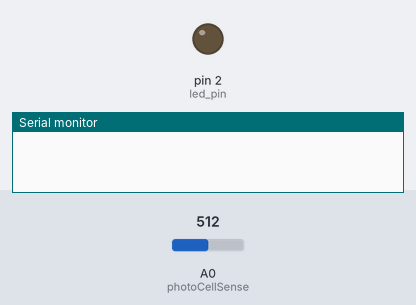
This sketch was run on a simulated Arduino Micro, built with avr-gcc and run on an emulated ATmega32U4. Parts: output pins drawn as LEDs (lit = HIGH), the last lines printed to the serial monitor. Inputs (shaded band) come from the test bench; at power-on: A0 (photoCellSense) = 512. Random numbers use the default seed unless the sketch sets one; USB keyboard and mouse output is not drawn; pins used as bus, display or sensor lines are not drawn.

Above: at 0.1 s.
At 10.1 s:
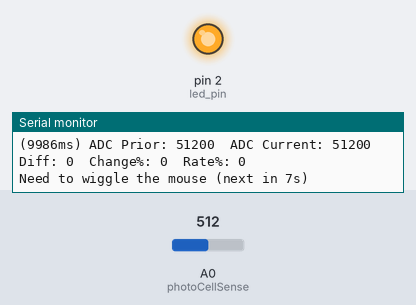
Timing chart, 0 to 11.6 s (numbered marks = the images above):
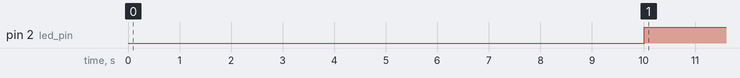

Measured:
- by itself, pin 2 (led_pin): LOW → HIGH at 10.0 s

The sketch:

MouseWiggler.ino
```cpp
/*
  Mouse Wiggler - Anti Screen Saver

  This circuit uses the HID function of a Arduino "Micro Pro" to block screen savers,
  when the room light is on. So that when the room light is off the screen saver
  is allowed.

  In general the Micro Pro sends out a mouse movement periodically of the lowest
  increament (1) and immediately followed by its negative (-1), as not to be noticable
  by a user, but prevent the screen saver from activating.

  A voltage divider using a 2.2K resistor and a Photo Cell. See the attached Schematic
  and Layout drives the Analog Input that is smoothed (averaged). The system uses a
  rate-of-change detection algorithm to distinguish between sudden changes (light switch)
  and gradual changes (sunrise/sunset/clouds). Only sudden changes above a threshold
  trigger wiggle enable/disable, while gradual ambient light changes are ignored.

  The circuit:
  - 2.2K Resistor attached between digital pin D5 to A0.
  - CDS (photo cell) attached between analog pin A0 and digital pin 15
  - (Optional) LED between D2 and GND. On indicates light is present. Off is no light.

  created 31 Aug 2019
  by Michael P. Flaga

  disclaimer:
  The use of this software is done at your own discretion and risk and with agreement that
  you will be solely responsible for any damage to your computer system or loss of data that
  results from such activities. You are solely responsible for adequate protection, security
  and backup of data and equipment used in connection with any of this software, and we will
  not be liable for any damages that you may suffer in connection with using, modifying or
  distributing any of this software.
*/

#include <TimerOne.h>
#include <TimerThree.h>
#include "Mouse.h"

// Hardware Pin Definitions
/** @brief VCC pin for photocell voltage divider */
#define photoCellVCC       A1

/** @brief Analog input pin connected to photocell sense point */
#define photoCellSense     A0

/** @brief Ground pin for photocell voltage divider */
#define photoCellGND       15

/** @brief LED indicator pin (HIGH when light detected, LOW when dark) */
#define led_pin             2

// Detection Algorithm Parameters
/**
 * @brief Percentage change threshold for detecting sudden light changes
 * @details Light changes exceeding this percentage are considered significant.
 *          Typical value: 15% for distinguishing room lights from ambient changes.
 */
#define SUDDEN_CHANGE_THRESHOLD  15

/**
 * @brief Rate of change threshold (percent per sample period)
 * @details Used to distinguish sudden changes (light switch) from gradual changes (sunset/sunrise).
 *          Changes faster than this rate trigger wiggle state changes.
 *          Typical value: 5% per sample period.
 */
#define CHANGE_RATE_THRESHOLD    5

// Timing and Buffer Configuration
/** @brief Base period in seconds between mouse wiggle movements */
#define wigglePeriod       10

/** @brief Maximum random variation in wiggle period (±seconds) */
#define wigglePeriodVariation  3

/** @brief Size of circular buffer for averaging ADC samples */
#define SizeOfAnalogArray 100

/** @brief Number of historical averages tracked for rate-of-change detection */
#define HISTORY_SIZE        5

// Global Variables - ADC Sampling
/** @brief Circular buffer storing raw ADC readings from photocell */
unsigned int AnalogArray[SizeOfAnalogArray];

/** @brief Current write position in the AnalogArray circular buffer */
unsigned int AnalogArrayPosition = 0;

// Global Variables - Light Detection State
/** @brief Current light status (true = light detected, false = dark) */
bool        lightStatus = true;

/** @brief Previous sum of ADC values, used for change detection */
signed long priorSum;

/** @brief Circular buffer of recent sum values for rate-of-change calculation */
signed long sumHistory[HISTORY_SIZE];

/** @brief Current write position in the sumHistory circular buffer */
unsigned int historyPosition = 0;

/** @brief Flag indicating if sumHistory buffer has been filled at least once */
bool         historyFilled = false;

// Global Variables - Timing
/** @brief Counter tracking seconds for wiggle timing */
int         wiggleSec = 0;

/** @brief Next wiggle time with random variation to evade detection */
int         nextWiggleTime = wigglePeriod;

/**
 * @brief Arduino setup function - initializes hardware and starts timers
 * @details Configures GPIO pins for photocell voltage divider, initializes
 *          sampling buffers, and starts interrupt-driven data collection.
 */
void setup()
{
  // Configure photocell voltage divider pins
  digitalWrite(photoCellGND, LOW);
  pinMode(photoCellGND, OUTPUT);

  pinMode(photoCellSense, INPUT);

  digitalWrite(photoCellVCC, HIGH);
  pinMode(photoCellVCC, OUTPUT);

  // Configure LED indicator
  digitalWrite(led_pin, LOW);
  pinMode(led_pin, OUTPUT);

  // Pre-fill analog sample buffer to ensure stable initial average
  for (int counter = 0 ; counter < SizeOfAnalogArray ; counter++)
    AnalogArray[counter++] = analogRead(photoCellSense);

  // Calculate initial sum and populate history buffer
  signed long initialSum = 0;
  for (int counter = 0 ; counter < SizeOfAnalogArray ; counter++)
    initialSum += (signed long) AnalogArray[counter];

  for (int i = 0; i < HISTORY_SIZE; i++)
    sumHistory[i] = initialSum;

  priorSum = initialSum;

  // Initialize random seed using ADC noise from unconnected pin
  randomSeed(analogRead(A2) + analogRead(A3) + millis());

  // Setup Timer1 for ADC sampling at 100 Hz (100 samples per second)
  Timer1.initialize((1 * 1000000 /*1uS*/) / SizeOfAnalogArray);
  Timer1.attachInterrupt(readAnalogIntoArray);

  // Setup Timer3 for 1-second interrupt (wiggle timing)
  // Note: max timer interval is 8388480 or 8.3s
  // See https://playground.arduino.cc/Code/Timer1/
  Timer3.initialize(1000000 /*1uS*/);
  Timer3.attachInterrupt(sendWiggle);

  // Initialize serial communication for debugging
  Serial.begin(115200);
  // Uncomment below to wait for serial connection before continuing
  //   while (!Serial) {
  //    ; // wait for serial port to connect. Needed for native USB port only
  //  }

  // Initialize USB HID mouse interface
  Mouse.begin();
}

/**
 * @brief Timer1 ISR - reads ADC values and performs light change detection
 * @details Called by Timer1 interrupt at 100 Hz to continuously sample photocell.
 *          When buffer fills (every 1 second), analyzes light changes using
 *          dual-criteria algorithm to distinguish sudden vs gradual changes.
 *
 * Algorithm:
 * - Maintains circular buffer of ADC readings for noise averaging
 * - Calculates percentage change from previous reading
 * - Calculates rate of change over HISTORY_SIZE samples
 * - Triggers light state change only if BOTH criteria met:
 *   1. Magnitude: |percentChange| > SUDDEN_CHANGE_THRESHOLD
 *   2. Rate: |rateOfChange| > CHANGE_RATE_THRESHOLD
 *
 * This dual-criteria approach filters out:
 * - Gradual changes: sunrise, sunset, cloud movement (high magnitude, low rate)
 * - Noise: random fluctuations (low magnitude)
 *
 * While responding to:
 * - Light switch on/off (high magnitude, high rate)
 */
void readAnalogIntoArray(void)
{
  // Sample photocell and advance circular buffer position
  AnalogArray[AnalogArrayPosition++] = analogRead(photoCellSense);

  // Wrap buffer position and check if complete cycle finished
  AnalogArrayPosition = AnalogArrayPosition % SizeOfAnalogArray;

  // Process detection algorithm when buffer wraps (once per second)
  if (!AnalogArrayPosition)
  {
    String toSerial = "";

    // Calculate sum of all samples for averaging
    signed long sum = 0;
    for (int counter = 0 ; counter < SizeOfAnalogArray ; counter++)
      sum += (signed long) AnalogArray[counter];

    // Compute immediate percentage change from previous measurement
    signed long diff = sum - priorSum;
    signed long percentChange = (diff * 100) / priorSum;

    // Compute rate of change over history window
    // This distinguishes sudden changes (light switch) from gradual (sunset/sunrise)
    signed long oldestSum = sumHistory[historyPosition];
    signed long totalDiff = sum - oldestSum;
    signed long rateOfChange = (totalDiff * 100) / (oldestSum * HISTORY_SIZE);

    // Update history circular buffer with current sum
    sumHistory[historyPosition] = sum;
    historyPosition = (historyPosition + 1) % HISTORY_SIZE;
    if (historyPosition == 0)
      historyFilled = true;

    // Build diagnostic output string
    toSerial += "("; toSerial += millis(); toSerial += "ms) ";
    toSerial += "ADC Prior: "; toSerial += priorSum;
    toSerial += "\tADC Current: "; toSerial += sum;
    toSerial += "\tDiff: "; toSerial += diff;
    toSerial += "\tChange%: "; toSerial += percentChange;
    toSerial += "\tRate%: "; toSerial += rateOfChange;

    // Store current sum for next iteration
    priorSum = sum;

    if (Serial)
      Serial.println(toSerial);

    // Only process changes after history buffer filled (ensures valid rate calculation)
    if (historyFilled) {
      // Detect sudden light increase (light turned ON)
      // Requires BOTH significant magnitude AND high rate of change
      if (percentChange > SUDDEN_CHANGE_THRESHOLD && abs(rateOfChange) > CHANGE_RATE_THRESHOLD) {
        if (Serial)
          Serial.println("Lights Detected ON (sudden change)");
        lightStatus = true;
      }
      // Detect sudden light decrease (light turned OFF)
      // Requires BOTH significant magnitude AND high rate of change
      else if (percentChange < -SUDDEN_CHANGE_THRESHOLD && abs(rateOfChange) > CHANGE_RATE_THRESHOLD) {
        if (Serial)
          Serial.println("Lights Detected OFF (sudden change)");
        lightStatus = false;
      }
      // Log gradual changes that are intentionally ignored
      // (sunrise, sunset, clouds - high magnitude but low rate)
      else if (abs(percentChange) > 5 && abs(rateOfChange) <= CHANGE_RATE_THRESHOLD) {
        if (Serial) {
          toSerial = "Gradual change ignored (";
          toSerial += percentChange;
          toSerial += "% change, ";
          toSerial += rateOfChange;
          toSerial += "% rate)";
          Serial.println(toSerial);
        }
      }
    }
  }
}

/**
 * @brief Timer3 ISR - sends mouse wiggle movements when light is detected
 * @details Called by Timer3 interrupt every second. Sends mouse movement
 *          at randomized intervals when lightStatus indicates light is present.
 *          Uses random timing and direction variations to evade detection by
 *          system monitoring software. Movements are minimal (+1/-1) to prevent
 *          screen saver activation without being noticeable to the user.
 */
void sendWiggle(void)
{
  wiggleSec++;

  // Check if randomized wiggle time has been reached
  if (wiggleSec >= nextWiggleTime) {
    wiggleSec = 0; // Reset counter

    // Calculate next wiggle time with random variation
    // Range: (wigglePeriod - wigglePeriodVariation) to (wigglePeriod + wigglePeriodVariation)
    nextWiggleTime = wigglePeriod + random(-wigglePeriodVariation, wigglePeriodVariation + 1);

    // Ensure minimum period of 3 seconds
    if (nextWiggleTime < 3)
      nextWiggleTime = 3;

    if (lightStatus) {
      // Light detected - send wiggle to prevent screen saver
      if (Serial) {
        Serial.print("Need to wiggle the mouse (next in ");
        Serial.print(nextWiggleTime);
        Serial.println("s)");
      }

      // Randomize movement direction to evade pattern detection
      // Randomly choose one of four diagonal directions
      int moveX = (random(2) == 0) ? 1 : -1;
      int moveY = (random(2) == 0) ? 1 : -1;

      // Send minimal movement in random direction
      Mouse.move(moveX, moveY, 0);
      delay(1);
      // Return to original position
      Mouse.move(-moveX, -moveY, 0);

      // Turn on LED indicator
      digitalWrite(led_pin, HIGH);
    }
    else {
      // Dark - do not wiggle, allow screen saver
      if (Serial)
        Serial.println("Do not wiggle the mouse");

      // Turn off LED indicator
      digitalWrite(led_pin, LOW);
    }
  }
}

/**
 * @brief Arduino main loop - empty as all work done in timer interrupts
 * @details All functionality is handled by Timer1 and Timer3 ISRs:
 *          - Timer1: Photocell sampling and light detection
 *          - Timer3: Mouse wiggle generation
 */
void loop()
{
  // Intentionally empty - interrupt-driven architecture
}
```
